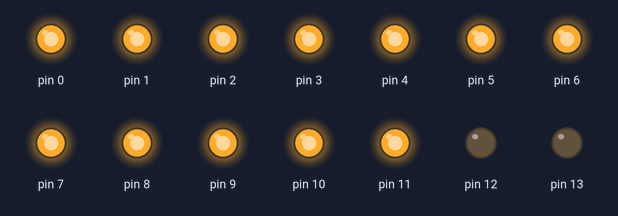
A sketch run on a simulated Arduino Uno, built for the host (arithmetic inside an expression is 32-bit, double 64-bit). On the bench: output pins drawn as LEDs (lit = HIGH).

Above: at 0.1 s.
Timing chart, 0 to 1.6 s (numbered marks = the images above):
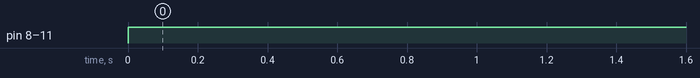

Measured:
- by itself, pin 8–11: LOW → HIGH at 0.00 s

The sketch:

uno_testing.ino
```cpp
void setup() {
  // put your setup code here, to run once:


  DDRD = 0xff;
  DDRB = 0xff;
  DDRC = 0xff;

  TCCR2A = 0x00;
  TCCR2B = 0x00;

  TCCR2A |= (0x01 << WGM21); // CTC mode. clear counter on TCNT2 == OCR2A
  OCR2A = 10; // Interrupt every 25600th cpu cycle (256*100)
  TCNT2 = 0x00; // start counting at 0
  TCCR2B |= (0x01 << CS22) | (0x01 << CS21); // Start the clock with a 256 prescaler

  TIMSK2 |= (0x01 << OCIE2A);
}
//ISR(TIMER2_COMPA_vect)
//{
//  PORTC = 0xff;
//  PORTC = 0x00;
//}
void loop() {
  // put your main code here, to run repeatedly:
  PORTD = 0xff;
  PORTB = 0x0f;
  PORTC = 0x0f;

}
```
